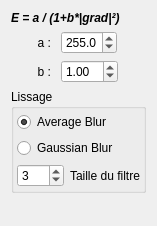
          <widget class="QWidget" name="scrollAreaWidgetContents_2">
           <property name="geometry">
            <rect>
             <x>0</x>
             <y>0</y>
             <width>157</width>
             <height>226</height>
            </rect>
           </property>
           <layout class="QVBoxLayout" name="verticalLayout_2">
            <item>
             <widget class="QLabel" name="label_15">
              <property name="font">
               <font>
                <weight>75</weight>
                <italic>true</italic>
                <bold>true</bold>
               </font>
              </property>
              <property name="text">
               <string>E = a / (1+b*|grad|²)</string>
              </property>
             </widget>
            </item>
            <item>
             <layout class="QHBoxLayout" name="horizontalLayout_24">
              <item>
               <widget class="QLabel" name="label_24">
                <property name="text">
                 <string>        a : </string>
                </property>
               </widget>
              </item>
              <item>
               <widget class="QDoubleSpinBox" name="aG">
                <property name="decimals">
                 <number>1</number>
                </property>
                <property name="minimum">
                 <double>1.000000000000000</double>
                </property>
                <property name="maximum">
                 <double>511.000000000000000</double>
                </property>
                <property name="singleStep">
                 <double>2.000000000000000</double>
                </property>
                <property name="value">
                 <double>255.000000000000000</double>
                </property>
               </widget>
              </item>
              <item>
               <spacer name="horizontalSpacer">
                <property name="orientation">
                 <enum>Qt::Horizontal</enum>
                </property>
                <property name="sizeHint" stdset="0">
                 <size>
                  <width>40</width>
                  <height>20</height>
                 </size>
                </property>
               </spacer>
              </item>
             </layout>
            </item>
            <item>
             <layout class="QHBoxLayout" name="horizontalLayout_25">
              <item>
               <widget class="QLabel" name="label_25">
                <property name="text">
                 <string>        b : </string>
                </property>
               </widget>
              </item>
              <item>
               <widget class="QDoubleSpinBox" name="bG">
                <property name="decimals">
                 <number>2</number>
                </property>
                <property name="minimum">
                 <double>0.010000000000000</double>
                </property>
                <property name="maximum">
                 <double>20.000000000000000</double>
                </property>
                <property name="singleStep">
                 <double>0.500000000000000</double>
                </property>
                <property name="value">
                 <double>1.000000000000000</double>
                </property>
               </widget>
              </item>
              <item>
               <spacer name="horizontalSpacer_6">
                <property name="orientation">
                 <enum>Qt::Horizontal</enum>
                </property>
                <property name="sizeHint" stdset="0">
                 <size>
                  <width>40</width>
                  <height>20</height>
                 </size>
                </property>
               </spacer>
              </item>
             </layout>
            </item>
            <item>
             <widget class="QGroupBox" name="groupBox_4">
              <property name="title">
               <string>Lissage</string>
              </property>
              <layout class="QVBoxLayout" name="verticalLayout">
               <property name="margin">
                <number>3</number>
               </property>
               <item>
                <widget class="QRadioButton" name="averageBlurG">
                 <property name="text">
                  <string>Average Blur</string>
                 </property>
                 <property name="checked">
                  <bool>true</bool>
                 </property>
                </widget>
               </item>
               <item>
                <widget class="QRadioButton" name="gaussianBlurG">
                 <property name="text">
                  <string>Gaussian Blur</string>
                 </property>
                </widget>
               </item>
               <item>
                <layout class="QHBoxLayout" name="horizontalLayout_15">
                 <item>
                  <widget class="QSpinBox" name="blurSizeG">
                   <property name="minimumSize">
                    <size>
                     <width>25</width>
                     <height>0</height>
                    </size>
                   </property>
                   <property name="maximumSize">
                    <size>
                     <width>50</width>
                     <height>16777215</height>
                    </size>
                   </property>
                   <property name="minimum">
                    <number>1</number>
                   </property>
                   <property name="maximum">
                    <number>25</number>
                   </property>
                   <property name="singleStep">
                    <number>2</number>
                   </property>
                   <property name="value">
                    <number>3</number>
                   </property>
                  </widget>
                 </item>
                 <item>
                  <widget class="QLabel" name="label_26">
                   <property name="text">
                    <string>Taille du filtre</string>
                   </property>
                  </widget>
                 </item>
                </layout>
               </item>
              </layout>
             </widget>
            </item>
            <item>
             <spacer name="verticalSpacer_9">
              <property name="orientation">
               <enum>Qt::Vertical</enum>
              </property>
              <property name="sizeHint" stdset="0">
               <size>
                <width>20</width>
                <height>6</height>
               </size>
              </property>
             </spacer>
            </item>
           </layout>
          </widget>
